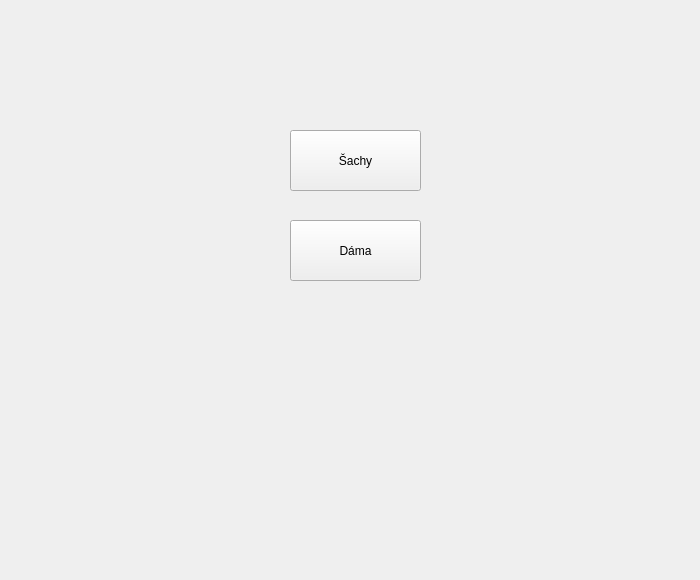
<?xml version="1.0" encoding="UTF-8"?>
<ui version="4.0">
 <class>MainWindow</class>
 <widget class="QMainWindow" name="MainWindow">
  <property name="geometry">
   <rect>
    <x>0</x>
    <y>0</y>
    <width>700</width>
    <height>580</height>
   </rect>
  </property>
  <property name="windowTitle">
   <string>MainWindow</string>
  </property>
  <widget class="QWidget" name="centralWidget">
   <widget class="QPushButton" name="button_sachy_main">
    <property name="geometry">
     <rect>
      <x>290</x>
      <y>130</y>
      <width>131</width>
      <height>61</height>
     </rect>
    </property>
    <property name="text">
     <string>Šachy</string>
    </property>
   </widget>
   <widget class="QPushButton" name="button_dama_main">
    <property name="geometry">
     <rect>
      <x>290</x>
      <y>220</y>
      <width>131</width>
      <height>61</height>
     </rect>
    </property>
    <property name="text">
     <string>Dáma</string>
    </property>
   </widget>
  </widget>
 </widget>
 <layoutdefault spacing="6" margin="11"/>
 <resources/>
 <connections/>
</ui>
